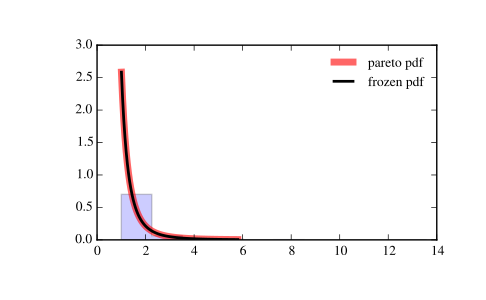

Here is the Python script that generated this plot:
from scipy.stats import pareto
import matplotlib.pyplot as plt
fig, ax = plt.subplots(1, 1)

# Calculate a few first moments:

b = 2.62
mean, var, skew, kurt = pareto.stats(b, moments='mvsk')

# Display the probability density function (``pdf``):

x = np.linspace(pareto.ppf(0.01, b),
                pareto.ppf(0.99, b), 100)
ax.plot(x, pareto.pdf(x, b),
       'r-', lw=5, alpha=0.6, label='pareto pdf')

# Alternatively, the distribution object can be called (as a function)
# to fix the shape, location and scale parameters. This returns a "frozen"
# RV object holding the given parameters fixed.

# Freeze the distribution and display the frozen ``pdf``:

rv = pareto(b)
ax.plot(x, rv.pdf(x), 'k-', lw=2, label='frozen pdf')

# Check accuracy of ``cdf`` and ``ppf``:

vals = pareto.ppf([0.001, 0.5, 0.999], b)
np.allclose([0.001, 0.5, 0.999], pareto.cdf(vals, b))
# True

# Generate random numbers:

r = pareto.rvs(b, size=1000)

# And compare the histogram:

ax.hist(r, normed=True, histtype='stepfilled', alpha=0.2)
ax.legend(loc='best', frameon=False)
plt.show()
